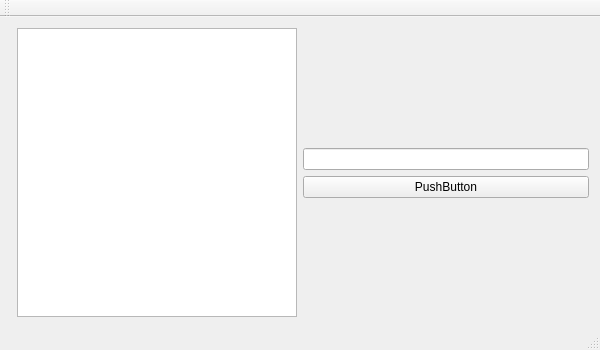
<?xml version="1.0" encoding="UTF-8"?>
<ui version="4.0">
 <class>AIS_LoginClass</class>
 <widget class="QMainWindow" name="AIS_LoginClass">
  <property name="geometry">
   <rect>
    <x>0</x>
    <y>0</y>
    <width>600</width>
    <height>350</height>
   </rect>
  </property>
  <property name="minimumSize">
   <size>
    <width>600</width>
    <height>350</height>
   </size>
  </property>
  <property name="maximumSize">
   <size>
    <width>600</width>
    <height>350</height>
   </size>
  </property>
  <property name="windowTitle">
   <string>AIS_Login</string>
  </property>
  <widget class="QWidget" name="centralWidget">
   <layout class="QHBoxLayout" name="horizontalLayout_2">
    <item>
     <layout class="QFormLayout" name="formLayout">
      <item row="0" column="1">
       <widget class="QListWidget" name="List_Users"/>
      </item>
     </layout>
    </item>
    <item>
     <layout class="QVBoxLayout" name="verticalLayout">
      <item>
       <spacer name="verticalSpacer">
        <property name="orientation">
         <enum>Qt::Vertical</enum>
        </property>
        <property name="sizeHint" stdset="0">
         <size>
          <width>20</width>
          <height>40</height>
         </size>
        </property>
       </spacer>
      </item>
      <item>
       <widget class="QLineEdit" name="Line_Password"/>
      </item>
      <item>
       <widget class="QPushButton" name="Submit">
        <property name="text">
         <string>PushButton</string>
        </property>
        <property name="checkable">
         <bool>false</bool>
        </property>
        <property name="checked">
         <bool>false</bool>
        </property>
        <property name="autoRepeat">
         <bool>false</bool>
        </property>
       </widget>
      </item>
      <item>
       <spacer name="verticalSpacer_2">
        <property name="orientation">
         <enum>Qt::Vertical</enum>
        </property>
        <property name="sizeHint" stdset="0">
         <size>
          <width>20</width>
          <height>40</height>
         </size>
        </property>
       </spacer>
      </item>
     </layout>
    </item>
   </layout>
  </widget>
  <widget class="QMenuBar" name="menuBar">
   <property name="geometry">
    <rect>
     <x>0</x>
     <y>0</y>
     <width>600</width>
     <height>22</height>
    </rect>
   </property>
  </widget>
  <widget class="QToolBar" name="mainToolBar">
   <attribute name="toolBarArea">
    <enum>TopToolBarArea</enum>
   </attribute>
   <attribute name="toolBarBreak">
    <bool>false</bool>
   </attribute>
  </widget>
  <widget class="QStatusBar" name="statusBar"/>
 </widget>
 <layoutdefault spacing="6" margin="11"/>
 <resources>
  <include location="AIS_Login.qrc"/>
 </resources>
 <connections/>
</ui>
